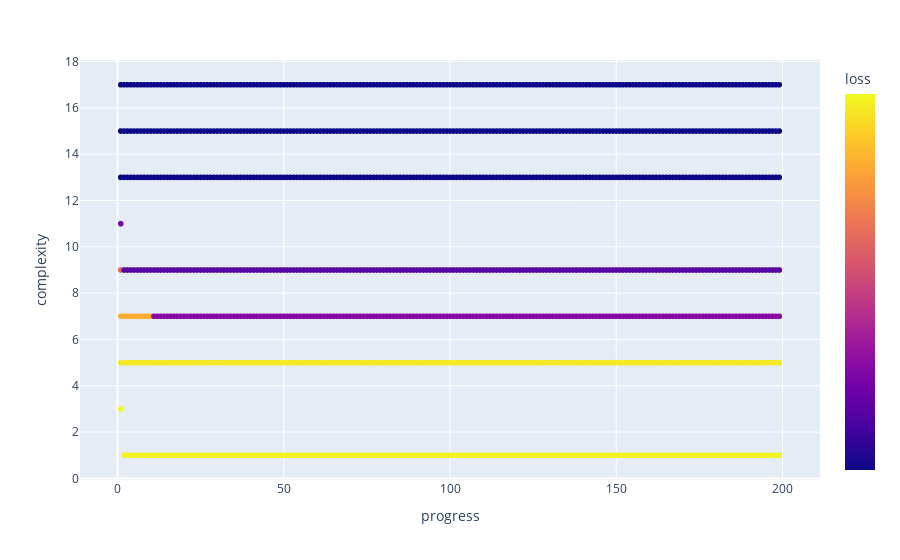

Notebook cell for this chart:
### Code cell
print(data.columns)
# select single run with data.loc[data["run"] == i]

selectedRun = 0

plotlyData = data.loc[data["run"] == selectedRun]
fig = px.scatter(plotlyData, x="progress", y="complexity", color=np.log10(plotlyData["loss"]), hover_data=["equation", "loss"])

# make the title for the color bar show up even if it is logarithmic
# and fix the stupid color bar which gets broken
fig.update_layout(coloraxis_colorbar = dict(
    title="loss",
    tickvals=[1,2,3],
    ticktext=["10", "100", "1000"]
))

maxScore = data.loc[data["score"] == max(data["score"])]
print(maxScore["equation"])

"""
thisBest = bestExpressions[selectedRun]
print(thisBest)
thisBestRow = data.loc[data["equation"] == thisBest]
print(thisBestRow)

fig.add_trace(
    go.Scatter(
        x=thisBestRow["progress"],
        y=thisBestRow["complexity"],
        mode="markers",
        marker = dict(
            color="Green",
            size=70
        )
    )
)
"""

fig.show()

### Figure 1 — Plotly figure (JSON) as saved in the notebook; plotly's stock layout.template omitted (floating-point values rounded to 4 significant figures; data arrays with more than 128 entries replaced by an {"elided": "..."} marker saying what was removed)
{"data": [{"customdata": {"elided": "1394x2 mixed values"}, "hovertemplate": "progress=%{x}<br>complexity=%{y}<br>equation=%{customdata[0]}<br>loss=%{customdata[1]}<br>color=%{marker.color}<extra></extra>", "legendgroup": "", "marker": {"color": {"elided": "1394 float values"}, "coloraxis": "coloraxis", "symbol": "circle"}, "mode": "markers", "name": "", "showlegend": false, "type": "scattergl", "x": {"elided": "1394 int values"}, "xaxis": "x", "y": {"elided": "1394 int values"}, "yaxis": "y"}], "layout": {"coloraxis": {"colorbar": {"ticktext": ["10", "100", "1000"], "tickvals": [1, 2, 3], "title": {"text": "loss"}}, "colorscale": [[0, "#0d0887"], [0.1111, "#46039f"], [0.2222, "#7201a8"], [0.3333, "#9c179e"], [0.4444, "#bd3786"], [0.5556, "#d8576b"], [0.6667, "#ed7953"], [0.7778, "#fb9f3a"], [0.8889, "#fdca26"], [1, "#f0f921"]]}, "legend": {"tracegroupgap": 0}, "margin": {"t": 60}, "xaxis": {"anchor": "y", "domain": [0, 1], "title": {"text": "progress"}}, "yaxis": {"anchor": "x", "domain": [0, 1], "title": {"text": "complexity"}}}}
